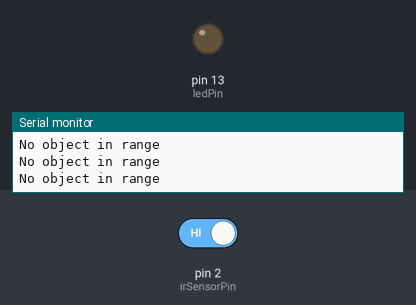
Bench run of a sketch on a simulated Arduino Uno, built with avr-gcc and run on an emulated ATmega328P. Shown: output pins drawn as LEDs (lit = HIGH), the last lines printed to the serial monitor. The inputs (shaded band) are chosen by the test bench; at power-on: pin 2 (irSensorPin) HIGH.

Above: at 1.8 s.
1.9 s: pin 2 (irSensorPin) driven LOW
At 2.3 s:
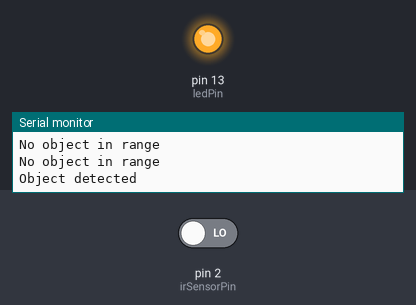
3.5 s: pin 2 (irSensorPin) driven HIGH
At 4.6 s:
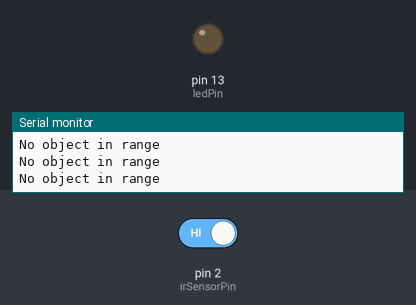
Timing chart, 0 to 6.5 s (numbered marks = the images above; inputs shaded):
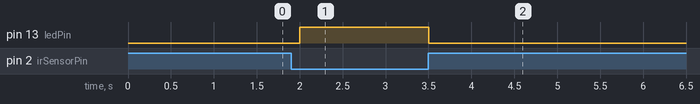

Measured:
- after the input at 1.9 s, pin 13 (ledPin): LOW → HIGH after 0.10 s
- after the input at 3.5 s, pin 13 (ledPin): HIGH → LOW at once

The sketch:

ir.ino
```cpp
const int irSensorPin = 2;
const int ledPin = 13;

void setup() {
  Serial.begin(9600);
  pinMode(irSensorPin, INPUT);
  pinMode(ledPin, OUTPUT);
}

void loop() {
  int sensorValue = digitalRead(irSensorPin);

  if (sensorValue == LOW) {
    Serial.println("Object detected");
    digitalWrite(ledPin, HIGH);
  } else {
    Serial.println("No object in range");
    digitalWrite(ledPin, LOW);
  }
  delay(500);
}
```
